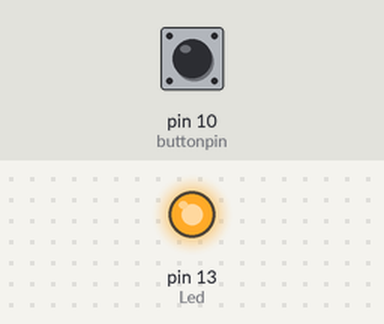
Bench run of a sketch on a simulated Arduino Uno, built with avr-gcc and run on an emulated ATmega328P. On the bench: output pins drawn as LEDs (lit = HIGH). Inputs (shaded band) come from the test bench; at power-on: pin 10 (buttonpin) LOW. What the sketch prints to the serial monitor is not drawn.

Above: at 1.2 s.
1.3 s: pin 10 (buttonpin) pulled HIGH for 0.15 s
At 1.38 s:
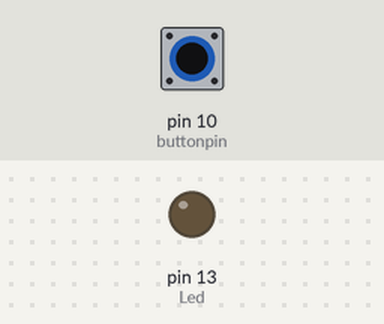
2.9 s: pin 10 (buttonpin) pulled HIGH for 3.2 s
At 6.7 s:
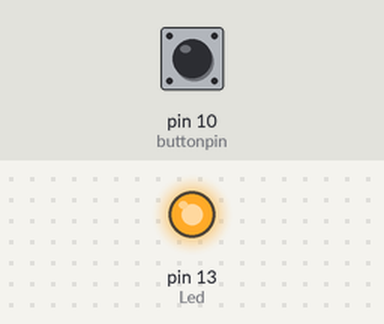
Timing chart, 0 to 8.2 s (numbered marks = the images above; inputs shaded):
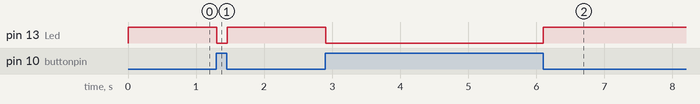

The sketch:

sensor_boton.ino
```cpp
// BUTTON SWITCH - INTERRUPTOR BOTON - KY-004
// Sensor con un interruptor de tipo boton
// En reposo devuelve el valor 1 por la entrada digital
// cuando se pulsa devuelve el valor 0
//
// La pata S se conecta a una salida digital
//
// VCC 5 voltios

// Example code for KY-004
// Button switch module - Button

int Led = 13 ;// define LED Interface
int buttonpin = 10; // define the key switch sensor interface
int val ;// define numeric variables val
void setup ()
{
  Serial.begin(9600);
  pinMode (Led, OUTPUT); // define LED as output interface
  pinMode (buttonpin, INPUT); // define the key switch sensor output interface
}
void loop ()
{
  val = digitalRead (buttonpin); // digital interface will be assigned a value of 3 to read val
  Serial.println(val);
  if (val == HIGH)  // When the key switch when the sensor detects a signal, LED flashes
  {
    digitalWrite (Led, LOW);
  }
  else
  {
    digitalWrite (Led, HIGH);
  }
}
```

Measured:
- after the input at 1.3 s, pin 13 (Led): HIGH → LOW at once, → HIGH 0.15 s later
- after the input at 2.9 s, pin 13 (Led): HIGH → LOW at once, → HIGH 3.2 s later
